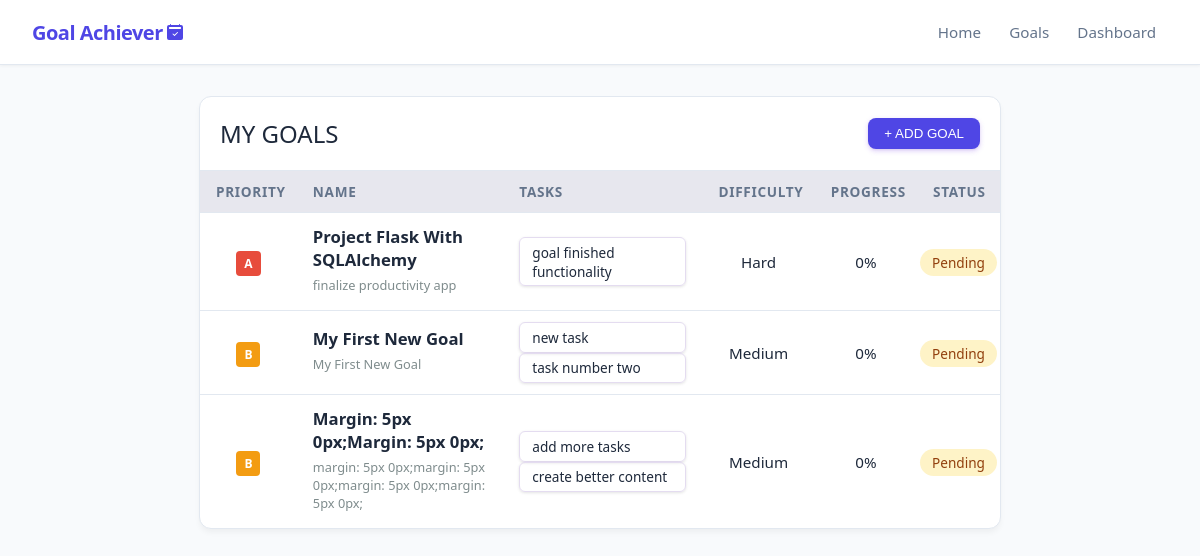
The app's page /goals, older data.
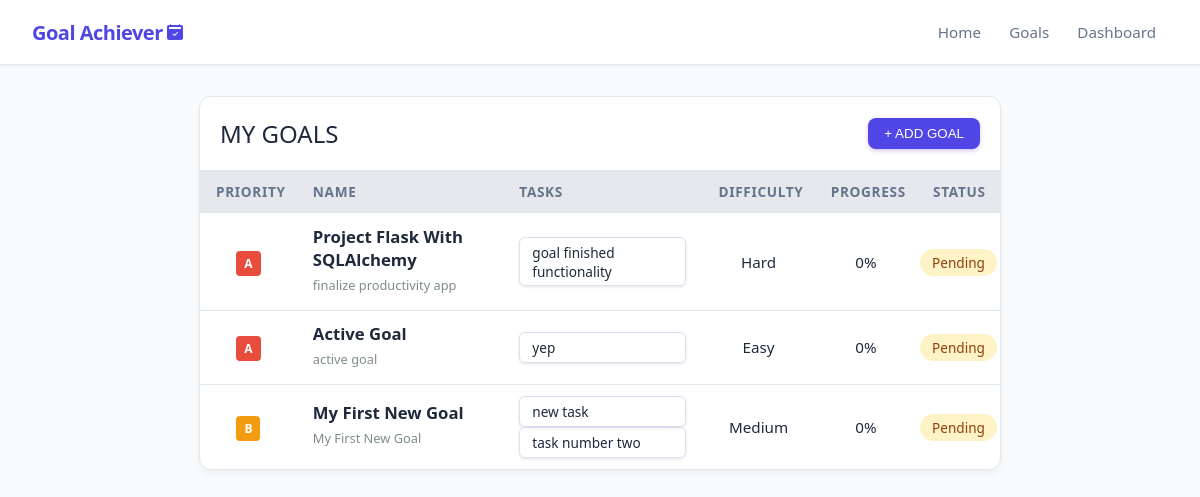
The same page, newer data.
### app/models_db.py (models this page shows, shortened)
class Goal(db.Model):
    __tablename__ = 'goals'
    id = db.Column(db.Integer, primary_key=True)
    title = db.Column(db.String(100), nullable=False)
    description = db.Column(db.Text, nullable=False)
    is_completed = db.Column(db.Boolean, default=False)
    is_confirmed_finished = db.Column(db.Boolean, default=False)
    progress_percentage = db.Column(db.Float, default=0.0)
    difficulty = db.Column(db.String(20), nullable=False, default='Medium')
    priority = db.Column(db.String(1), nullable=False, default='b')
    created_at = db.Column(db.DateTime, default=datetime.now(timezone.utc), nullable=False)
    tasks = db.relationship('Task', backref='goal', cascade="all, delete-orphan", lazy=True)

class Task(db.Model):
    __tablename__ = 'tasks'
    id = db.Column(db.Integer, primary_key=True)
    text = db.Column(db.String(255), nullable=False)
    is_completed = db.Column(db.Boolean, default=False)
    goal_id = db.Column(db.Integer, db.ForeignKey('goals.id', ondelete='CASCADE'), nullable=False)

### app/routes.py (the view)
@main.route('/goals')
def show_goals():
    goals = Goal.query.order_by(Goal.priority.asc()).all()
    return render_template('goals.html', goals=goals)

### app/templates/goals.html (shortened to what this page needs)
{% extends 'base.html' %}
{% block content %}
<div class="goal-container">
    <div class="table-container">
        <div class="bar-above-table">
            <h1>my goals</h1>
            <button id="open_form_btn">+ ADD GOAL</button>
        </div>
        <table>
            <thead>
                <tr>
                    <th>Priority</th>
                    <th>Name</th>
                    <th>Tasks</th>
                    <th>Difficulty</th>
                    <th>Progress</th>
                    <th>Status</th>
                </tr>
            </thead>
            <tbody>
                {% for goal in goals %}
                    {% if not goal.is_completed or goal.is_completed %}
                        <tr class="clickable-row" data-href=" {{ url_for('main.view_goal', goal_id=goal.id) }}">
                            <td><span class="badge badge-{{ goal.priority }}">{{ goal.priority }}</span></td>
                            <td style="text-align: left; max-width: 200px;">
                                <h2 style="white-space: wrap; overflow: wrap;">{{ goal.title | truncate(30)}}</h2>
                                <p style="color: #7f8c8d; max-width: 250px; font-size: 0.8rem; margin: 5px 0px;">{{ goal.description | truncate(90) or 'Nema opisa' }}</p>
                            </td>
                            <td>
                                {% if goal.tasks %}
                                <ul style="padding: 0px;">
                                    {% for task in goal.tasks[:3] %}
                                        {% if task %}
                                            <li class="task-cell">
                                                <label>
                                                    <span class="{% if task.is_completed %}completed-task{% endif %}">
                                                        {{ task.text }}
                                                    </span>
                                                </label>
                                            </li>
                                        {% endif %}
                                    {% endfor %}
                                </ul>
                                {% else %}
                                <small style="color: #b2bec3;">No tasks</small>
                                {% endif %}
                            </td>
                            <td>{{ goal.difficulty }}</td>
                            <td>{{ goal.progress_percentage | round | int }}%</td>
                            <td class="status-cell">
                                {% if goal.is_completed %}
                                <span class="status-done">Completed</span>
                                {% else %}
                                <span class="status-pending">Pending</span>
                                {% endif %}
                            </td>
                        </tr>
                    {% endif %}
                    {% else %}
                        <tr>
                            <td colspan="6" style="text-align: center; color: #7f8c8d;">You do not have any active goals right now. Add your first goal above!</td>
                        </tr>
            {% endfor %}
            </tbody>
        </table>
    </div>
</div>
{% endblock %}

### app/templates/base.html (shortened to what this page needs)
<!DOCTYPE html>
<html lang="en">
<head>
</head>
<body>
    <header>
        <nav class="navbar">
            <div class="navbar-container">
                <a href="/" class="navbar-brand">Goal Achiever
                </a>
                <ul class="navbar-links">
                    <a href="/">Home</a>
                    <a href="/goals" id="goals">Goals</a>
                    <a href="/dashboard">Dashboard</a>
                </ul>
            </div>
        </nav>
    </header>
    <main>
        {%block content %} {% endblock %}
    </main>
</body>
<link rel="stylesheet"
      href="{{ url_for('static', filename='style.css') }}">
</html>

Row changes from the older to the newer data that the page shows:
removed Goal: priority "B", title "Margin: 5px 0px;margin: 5px 0px;", description "margin: 5px 0px;margin: 5px 0px;margin: 5px 0px;margin: 5px 0px;", difficulty "Medium", progress_percentage "0", is_completed "Pending"
removed Task: text "add more tasks", shown under "B"
removed Task: text "create better content", shown under "B"
added Goal: priority "A", title "Active Goal", description "active goal", difficulty "Easy", progress_percentage "0", is_completed "Pending"
added Task: text "yep", shown under "A"
